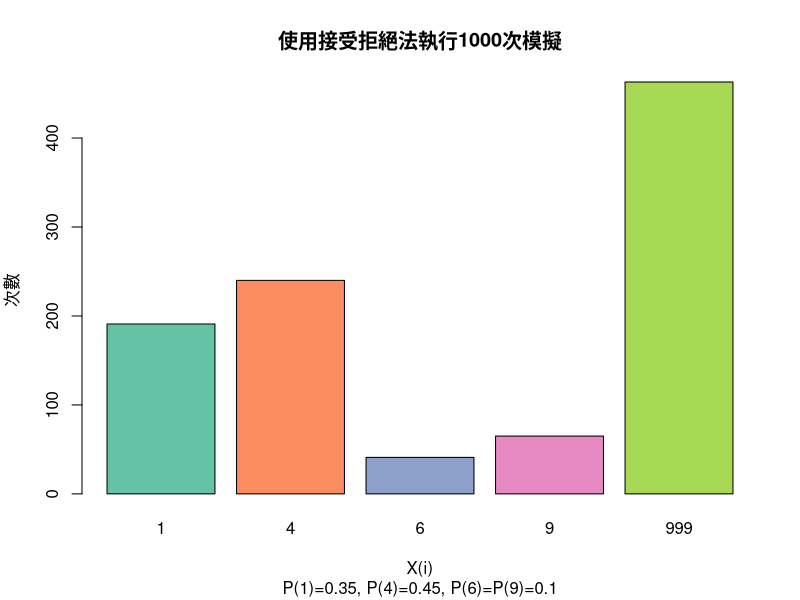
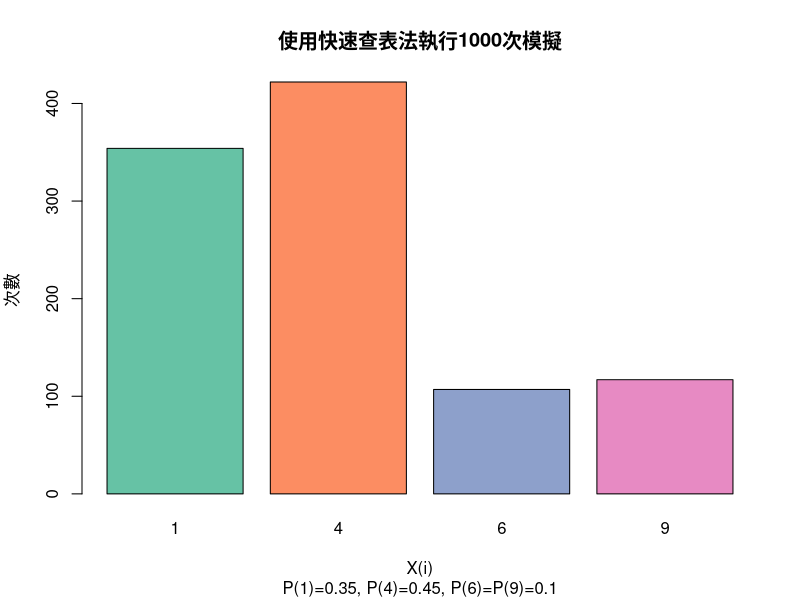
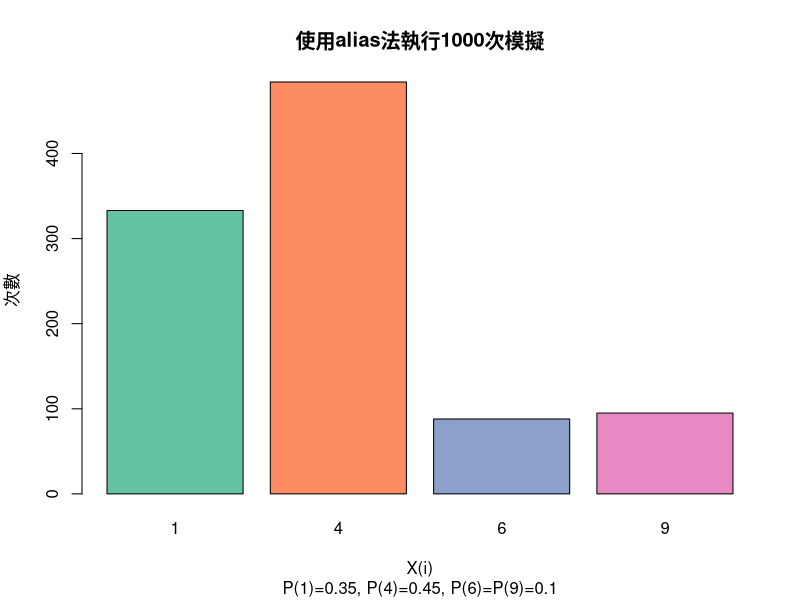

Recreate these plots in R, in order.
#' Question: P(1)=0.35, P(4)=0.45, P(6)=P(9)=0.1 
#' 繳交一個Word檔案, 包含四種方法的R程式, 執行1000次的summary、table
#' 以及繪製條圖次數分配等結果。

#' 離散接受拒絕法
#' P(1)=0.35, P(4)=0.45, P(6)=P(9)=0.1
simtimes <- 1000
X <- c(1, 4, 6, 9)
PR <- c(0.35, 0.45, 0.1, 0.1)
AR <- NULL
AR.f <- function (X = X<-c(1, 4, 6, 9), PR = c(0.1, 0.2, 0.3, 0.4)) {
  AR<-PR/max(PR)
  U<-runif(2)
  I<-ceiling(length(PR)*U[1])
  if (U[2]<AR[I]) return(X[I]) else return(999) #999 代表改次結果為拒絕
}
for(i in 1:simtimes) AR<-c(AR,AR.f(X, PR));#AR1
AR.fac <- factor(AR, levels = c(X, 999), labels = c(X, "拒絕"))

summary(AR[AR != 999])
table(AR.fac)

#' 快速查表法
#' P(1)=0.35, P(4)=0.45, P(6)=P(9)=0.1
Xandpr <- c(rep(1, 7), rep(4, 9), rep(6, 2), rep(9, 2))
lookup <- function (X=c(3,5,5,5,11,11,11,11,rep(19,12))) {
  X[ceiling(length(X)*runif(1))]
}
lup1 <- NULL
for (i in 1:simtimes) lup1<-c(lup1,lookup(Xandpr))
lup1
summary(lup1)
table(lup1)

#'  alias法
#' 首先經過過程計算出:
#'  Step_0:
#'    | X(i)  | 1   | 4   | 6  | 9  |
#'    |-------|-----|-----|----|----|
#'    | f(X)  | .35 | .45 | .1 | .1 |
#'    | Y(i)  | 1   | 4   | 6  | 9  |
#'    | fA(i) | 1   | 1   | 1  | 1  |
#'  bar{p} = .25
#'  
#'  Step_1:
#'    | X(i)  | 1   | 4   | 6   | 9   |
#'    |-------|-----|-----|-----|-----|
#'    | f(X)  | .35 | .15 | .25 | .25 |
#'    | Y(i)  | 1   | 4   | 4   | 4   |
#'    | fA(i) | 1   | 1   | .4  | .4  |
#'    
#'  Step_2:
#'    | X(i)  | 1   | 4   | 6   | 9   |
#'    |-------|-----|-----|-----|-----|
#'    | f(X)  | .25 | .25 | .25 | .25 |
#'    | Y(i)  | 1   | 1   | 4   | 4   |
#'    | fA(i) | 1   | .6  | .4  | .4  |
#'    
#' P(1) = 0.35, P(4)=0.45, P(6)=P(9)=0.1
#' bar{P} = .25
#' X(i) = 1, 4, 6, 9
#' Y(i) = 1, 1, 4, 4
#' fA(i) = 1, .6, .4, .4
X <- c(1, 4, 6, 9)
Y <- c(1, 1, 4, 4)
P <- c(1, .6, .4, .4)

my.alias <- function (V1=X, V2=Y, PP=P) {
  idx<-ceiling(length(X)*runif(1))
  if (runif(1)<PP[idx]) return(V1[idx]) else return(V2[idx])
}
als1 <- NULL
for(i in 1:simtimes) als1 <- c(als1, my.alias(X, Y, P))
als1
summary(als1)
table(als1)

#' 作圖
#' 
library(RColorBrewer)
coul <- brewer.pal(5, "Set2")
barplot(table(AR), main = "使用接受拒絕法執行1000次模擬", xlab = "X(i)",
        ylab = "次數", sub = "P(1)=0.35, P(4)=0.45, P(6)=P(9)=0.1", col = coul)
barplot(table(lup1), main = "使用快速查表法執行1000次模擬", xlab = "X(i)",
        ylab = "次數", sub = "P(1)=0.35, P(4)=0.45, P(6)=P(9)=0.1", col = coul)
barplot(table(als1), main = "使用alias法執行1000次模擬", xlab = "X(i)",
        ylab = "次數", sub = "P(1)=0.35, P(4)=0.45, P(6)=P(9)=0.1", col = coul)

